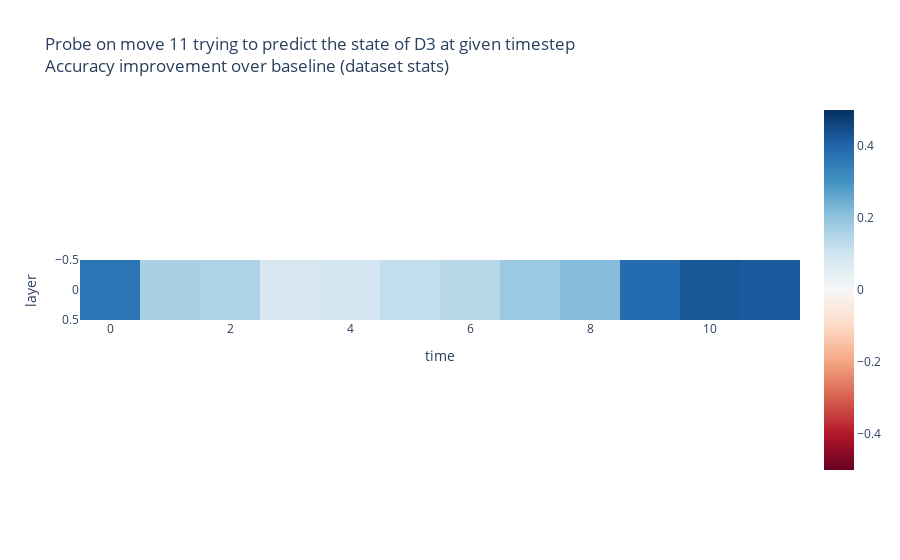

The notebook cell this image was saved under:
### Code cell
# nice plot
from circuit import MagicTensor

(MagicTensor(t.stack(losses) - baseline_random, ['layer', 'metric', 'time'])
    .by('metric')
    ['metric', 1]
    .plot(title=f"Probe on move {probes[0].config.trained_on} trying to predict the state of {probes[0].config.cell} at given timestep"
          "<br>Accuracy improvement over baseline (dataset stats)",
          color_continuous_scale='RdBu',
          color_continuous_midpoint=0.0,
          zmax=0.5,
          zmin=-0.5,
          # facet_labels=["Loss", "Accuracy"],
          # facet_col_wrap=1,
          )
);

### Figure 1 — Plotly figure (JSON) as saved in the notebook; plotly's stock layout.template omitted (floating-point values rounded to 4 significant figures)
{"data": [{"coloraxis": "coloraxis", "name": "0", "z": [[0.367, 0.163, 0.156, 0.081, 0.092, 0.124, 0.142, 0.186, 0.218, 0.389, 0.43, 0.422]], "type": "heatmap", "xaxis": "x", "yaxis": "y", "hovertemplate": "x: %{x}<br>y: %{y}<br>color: %{z}<extra></extra>"}], "layout": {"xaxis": {"anchor": "y", "domain": [0.0, 1.0], "scaleanchor": "y", "constrain": "domain", "title": {"text": "time"}}, "yaxis": {"anchor": "x", "domain": [0.0, 1.0], "autorange": "reversed", "constrain": "domain", "title": {"text": "layer"}}, "coloraxis": {"colorscale": [[0.0, "rgb(103,0,31)"], [0.1, "rgb(178,24,43)"], [0.2, "rgb(214,96,77)"], [0.3, "rgb(244,165,130)"], [0.4, "rgb(253,219,199)"], [0.5, "rgb(247,247,247)"], [0.6, "rgb(209,229,240)"], [0.7, "rgb(146,197,222)"], [0.8, "rgb(67,147,195)"], [0.9, "rgb(33,102,172)"], [1.0, "rgb(5,48,97)"]], "cmid": 0.0, "cmin": -0.5, "cmax": 0.5}, "title": {"text": "Probe on move 11 trying to predict the state of D3 at given timestep<br>Accuracy improvement over baseline (dataset stats)"}}}
